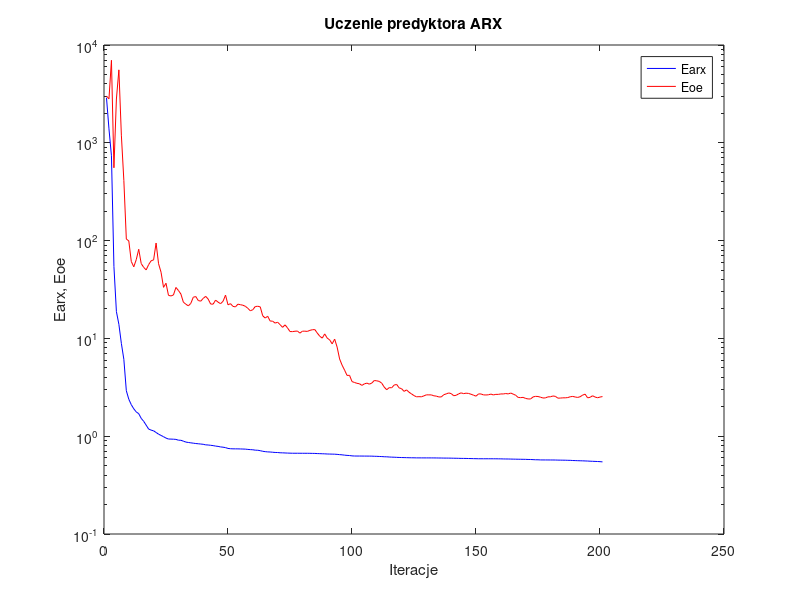
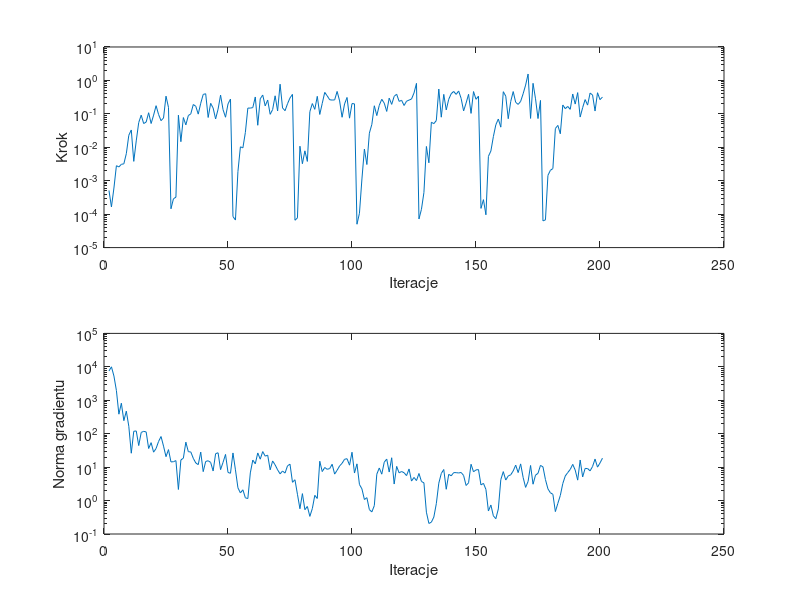

The MATLAB script that drew these images, in order:
%uczenie predyktora arx
clear all;
n=0; farx(n+1)=2.889639e+003; foe(n+1)=3.004063e+003; wspucz(n+1)=0.000000e+000; ng(n+1)=0.000000e+000;
%odnowa zmiennej metryki
n=1; farx(n+1)=1.388669e+003; foe(n+1)=2.816022e+003; krok(n+1)=5.109218e-004; ng(n+1)=7.538326e+003;
n=2; farx(n+1)=7.374460e+002; foe(n+1)=6.977505e+003; krok(n+1)=1.646626e-004; ng(n+1)=1.000735e+004;
n=3; farx(n+1)=5.433568e+001; foe(n+1)=5.554723e+002; krok(n+1)=6.037139e-004; ng(n+1)=5.314496e+003;
n=4; farx(n+1)=1.880107e+001; foe(n+1)=2.803468e+003; krok(n+1)=2.813867e-003; ng(n+1)=1.957368e+003;
n=5; farx(n+1)=1.392359e+001; foe(n+1)=5.570885e+003; krok(n+1)=2.583925e-003; ng(n+1)=3.834916e+002;
n=6; farx(n+1)=8.892933e+000; foe(n+1)=1.196798e+003; krok(n+1)=3.096185e-003; ng(n+1)=8.161785e+002;
n=7; farx(n+1)=6.111110e+000; foe(n+1)=4.127190e+002; krok(n+1)=3.204735e-003; ng(n+1)=2.455451e+002;
n=8; farx(n+1)=2.919233e+000; foe(n+1)=1.038764e+002; krok(n+1)=6.450159e-003; ng(n+1)=4.719478e+002;
n=9; farx(n+1)=2.386255e+000; foe(n+1)=9.919229e+001; krok(n+1)=2.284436e-002; ng(n+1)=1.667433e+002;
n=10; farx(n+1)=2.100438e+000; foe(n+1)=6.120309e+001; krok(n+1)=3.300845e-002; ng(n+1)=2.607170e+001;
n=11; farx(n+1)=1.906728e+000; foe(n+1)=5.392538e+001; krok(n+1)=3.792794e-003; ng(n+1)=1.181020e+002;
n=12; farx(n+1)=1.771938e+000; foe(n+1)=6.379598e+001; krok(n+1)=1.556427e-002; ng(n+1)=1.208719e+002;
n=13; farx(n+1)=1.699844e+000; foe(n+1)=8.154473e+001; krok(n+1)=5.507794e-002; ng(n+1)=4.417377e+001;
n=14; farx(n+1)=1.522823e+000; foe(n+1)=5.825545e+001; krok(n+1)=9.137743e-002; ng(n+1)=1.090819e+002;
n=15; farx(n+1)=1.419252e+000; foe(n+1)=5.326112e+001; krok(n+1)=5.127576e-002; ng(n+1)=1.176277e+002;
n=16; farx(n+1)=1.296865e+000; foe(n+1)=5.016428e+001; krok(n+1)=5.695205e-002; ng(n+1)=1.130645e+002;
n=17; farx(n+1)=1.182400e+000; foe(n+1)=5.683300e+001; krok(n+1)=1.080606e-001; ng(n+1)=3.606621e+001;
n=18; farx(n+1)=1.154266e+000; foe(n+1)=6.220310e+001; krok(n+1)=5.140248e-002; ng(n+1)=5.396763e+001;
n=19; farx(n+1)=1.134564e+000; foe(n+1)=6.346747e+001; krok(n+1)=9.137743e-002; ng(n+1)=2.802990e+001;
n=20; farx(n+1)=1.091710e+000; foe(n+1)=9.443101e+001; krok(n+1)=1.755320e-001; ng(n+1)=3.612881e+001;
n=21; farx(n+1)=1.049060e+000; foe(n+1)=5.800594e+001; krok(n+1)=9.595947e-002; ng(n+1)=5.855513e+001;
n=22; farx(n+1)=1.018565e+000; foe(n+1)=4.751299e+001; krok(n+1)=6.259203e-002; ng(n+1)=8.231707e+001;
n=23; farx(n+1)=9.883544e-001; foe(n+1)=3.327783e+001; krok(n+1)=7.514923e-002; ng(n+1)=4.253053e+001;
n=24; farx(n+1)=9.567606e-001; foe(n+1)=3.663500e+001; krok(n+1)=3.380830e-001; ng(n+1)=2.055882e+001;
n=25; farx(n+1)=9.356371e-001; foe(n+1)=2.755204e+001; krok(n+1)=1.559895e-001; ng(n+1)=3.342396e+001;
%odnowa zmiennej metryki
n=26; farx(n+1)=9.343185e-001; foe(n+1)=2.715695e+001; krok(n+1)=1.447867e-004; ng(n+1)=1.432326e+001;
n=27; farx(n+1)=9.317288e-001; foe(n+1)=2.780295e+001; krok(n+1)=2.878915e-004; ng(n+1)=1.451903e+001;
n=28; farx(n+1)=9.277964e-001; foe(n+1)=3.318208e+001; krok(n+1)=3.229906e-004; ng(n+1)=1.568507e+001;
n=29; farx(n+1)=9.105396e-001; foe(n+1)=3.092642e+001; krok(n+1)=9.118713e-002; ng(n+1)=2.147682e+000;
n=30; farx(n+1)=9.083588e-001; foe(n+1)=2.842941e+001; krok(n+1)=1.470844e-002; ng(n+1)=1.641586e+001;
n=31; farx(n+1)=8.902394e-001; foe(n+1)=2.347394e+001; krok(n+1)=7.753372e-002; ng(n+1)=1.851259e+001;
n=32; farx(n+1)=8.708264e-001; foe(n+1)=2.237753e+001; krok(n+1)=4.681906e-002; ng(n+1)=5.585929e+001;
n=33; farx(n+1)=8.629277e-001; foe(n+1)=2.151721e+001; krok(n+1)=8.877087e-002; ng(n+1)=2.896842e+001;
n=34; farx(n+1)=8.554772e-001; foe(n+1)=2.279675e+001; krok(n+1)=1.003743e-001; ng(n+1)=2.842614e+001;
n=35; farx(n+1)=8.487168e-001; foe(n+1)=2.636805e+001; krok(n+1)=1.902702e-001; ng(n+1)=1.837042e+001;
n=36; farx(n+1)=8.417290e-001; foe(n+1)=2.679533e+001; krok(n+1)=1.686145e-001; ng(n+1)=1.335401e+001;
n=37; farx(n+1)=8.370856e-001; foe(n+1)=2.440852e+001; krok(n+1)=9.809225e-002; ng(n+1)=1.186263e+001;
n=38; farx(n+1)=8.317189e-001; foe(n+1)=2.402344e+001; krok(n+1)=2.073757e-001; ng(n+1)=2.815146e+001;
n=39; farx(n+1)=8.265847e-001; foe(n+1)=2.564543e+001; krok(n+1)=3.806077e-001; ng(n+1)=7.339808e+000;
n=40; farx(n+1)=8.157392e-001; foe(n+1)=2.691428e+001; krok(n+1)=3.996341e-001; ng(n+1)=1.477671e+001;
n=41; farx(n+1)=8.130381e-001; foe(n+1)=2.525159e+001; krok(n+1)=7.791323e-002; ng(n+1)=1.551361e+001;
n=42; farx(n+1)=8.072365e-001; foe(n+1)=2.246266e+001; krok(n+1)=2.063035e-001; ng(n+1)=1.385365e+001;
n=43; farx(n+1)=8.014927e-001; foe(n+1)=2.239922e+001; krok(n+1)=1.497423e-001; ng(n+1)=7.668852e+000;
n=44; farx(n+1)=7.924060e-001; foe(n+1)=2.463713e+001; krok(n+1)=7.039776e-002; ng(n+1)=2.526400e+001;
n=45; farx(n+1)=7.866985e-001; foe(n+1)=2.347873e+001; krok(n+1)=1.380129e-001; ng(n+1)=2.687827e+001;
n=46; farx(n+1)=7.769047e-001; foe(n+1)=2.264857e+001; krok(n+1)=3.635836e-001; ng(n+1)=8.416922e+000;
n=47; farx(n+1)=7.721807e-001; foe(n+1)=2.395369e+001; krok(n+1)=1.336126e-001; ng(n+1)=1.386945e+001;
n=48; farx(n+1)=7.641922e-001; foe(n+1)=2.770798e+001; krok(n+1)=7.925954e-002; ng(n+1)=2.399579e+001;
n=49; farx(n+1)=7.498406e-001; foe(n+1)=2.205293e+001; krok(n+1)=1.981558e-001; ng(n+1)=6.943865e+000;
n=50; farx(n+1)=7.447849e-001; foe(n+1)=2.265568e+001; krok(n+1)=2.774171e-001; ng(n+1)=6.546559e+000;
%odnowa zmiennej metryki
n=51; farx(n+1)=7.427415e-001; foe(n+1)=2.126091e+001; krok(n+1)=8.509035e-005; ng(n+1)=2.658124e+001;
n=52; farx(n+1)=7.425090e-001; foe(n+1)=2.100563e+001; krok(n+1)=6.667236e-005; ng(n+1)=8.305487e+000;
n=53; farx(n+1)=7.420766e-001; foe(n+1)=2.239239e+001; krok(n+1)=1.876490e-003; ng(n+1)=2.409890e+000;
n=54; farx(n+1)=7.408521e-001; foe(n+1)=2.211141e+001; krok(n+1)=1.033570e-002; ng(n+1)=1.695252e+000;
n=55; farx(n+1)=7.392637e-001; foe(n+1)=2.183568e+001; krok(n+1)=9.613730e-003; ng(n+1)=2.098492e+000;
n=56; farx(n+1)=7.377046e-001; foe(n+1)=2.130083e+001; krok(n+1)=2.779047e-002; ng(n+1)=1.207434e+000;
n=57; farx(n+1)=7.326744e-001; foe(n+1)=2.030245e+001; krok(n+1)=1.489153e-001; ng(n+1)=1.148516e+000;
n=58; farx(n+1)=7.293787e-001; foe(n+1)=1.916039e+001; krok(n+1)=1.486329e-001; ng(n+1)=6.724618e+000;
n=59; farx(n+1)=7.267093e-001; foe(n+1)=1.965287e+001; krok(n+1)=1.538927e-001; ng(n+1)=1.626919e+001;
n=60; farx(n+1)=7.197991e-001; foe(n+1)=2.118187e+001; krok(n+1)=3.200292e-001; ng(n+1)=1.256497e+001;
n=61; farx(n+1)=7.183014e-001; foe(n+1)=2.132064e+001; krok(n+1)=4.559356e-002; ng(n+1)=2.656778e+001;
n=62; farx(n+1)=7.112872e-001; foe(n+1)=2.100633e+001; krok(n+1)=2.828655e-001; ng(n+1)=1.728558e+001;
n=63; farx(n+1)=7.010103e-001; foe(n+1)=1.702526e+001; krok(n+1)=3.655097e-001; ng(n+1)=2.918173e+001;
n=64; farx(n+1)=6.953352e-001; foe(n+1)=1.615017e+001; krok(n+1)=1.732520e-001; ng(n+1)=2.131145e+001;
n=65; farx(n+1)=6.911677e-001; foe(n+1)=1.684760e+001; krok(n+1)=2.587256e-001; ng(n+1)=2.282669e+001;
n=66; farx(n+1)=6.894388e-001; foe(n+1)=1.504510e+001; krok(n+1)=9.676700e-002; ng(n+1)=8.292160e+000;
n=67; farx(n+1)=6.853775e-001; foe(n+1)=1.500562e+001; krok(n+1)=1.347359e-001; ng(n+1)=1.531967e+001;
n=68; farx(n+1)=6.820489e-001; foe(n+1)=1.432987e+001; krok(n+1)=3.465039e-001; ng(n+1)=1.169678e+001;
n=69; farx(n+1)=6.810938e-001; foe(n+1)=1.464271e+001; krok(n+1)=1.220211e-001; ng(n+1)=8.311397e+000;
n=70; farx(n+1)=6.769636e-001; foe(n+1)=1.381967e+001; krok(n+1)=7.709580e-001; ng(n+1)=6.297437e+000;
n=71; farx(n+1)=6.759177e-001; foe(n+1)=1.297636e+001; krok(n+1)=1.500565e-001; ng(n+1)=7.650480e+000;
n=72; farx(n+1)=6.740526e-001; foe(n+1)=1.375539e+001; krok(n+1)=1.242765e-001; ng(n+1)=6.643371e+000;
n=73; farx(n+1)=6.721357e-001; foe(n+1)=1.281138e+001; krok(n+1)=2.006794e-001; ng(n+1)=1.096121e+001;
n=74; farx(n+1)=6.708603e-001; foe(n+1)=1.175183e+001; krok(n+1)=3.000122e-001; ng(n+1)=1.223791e+001;
n=75; farx(n+1)=6.695778e-001; foe(n+1)=1.173017e+001; krok(n+1)=3.819429e-001; ng(n+1)=3.519484e+000;
%odnowa zmiennej metryki
n=76; farx(n+1)=6.695377e-001; foe(n+1)=1.184223e+001; krok(n+1)=6.575810e-005; ng(n+1)=4.195419e+000;
n=77; farx(n+1)=6.695297e-001; foe(n+1)=1.188083e+001; krok(n+1)=7.737572e-005; ng(n+1)=1.542461e+000;
n=78; farx(n+1)=6.693530e-001; foe(n+1)=1.132153e+001; krok(n+1)=1.078150e-002; ng(n+1)=5.699025e-001;
n=79; farx(n+1)=6.689941e-001; foe(n+1)=1.185458e+001; krok(n+1)=3.225080e-003; ng(n+1)=1.613194e+000;
n=80; farx(n+1)=6.689194e-001; foe(n+1)=1.185498e+001; krok(n+1)=7.833534e-003; ng(n+1)=5.341910e-001;
n=81; farx(n+1)=6.688601e-001; foe(n+1)=1.179041e+001; krok(n+1)=3.778589e-003; ng(n+1)=6.662375e-001;
n=82; farx(n+1)=6.684184e-001; foe(n+1)=1.208256e+001; krok(n+1)=1.158784e-001; ng(n+1)=3.365802e-001;
n=83; farx(n+1)=6.672782e-001; foe(n+1)=1.226413e+001; krok(n+1)=2.031949e-001; ng(n+1)=5.754352e-001;
n=84; farx(n+1)=6.666740e-001; foe(n+1)=1.231598e+001; krok(n+1)=1.363489e-001; ng(n+1)=1.433331e+000;
n=85; farx(n+1)=6.644041e-001; foe(n+1)=1.134362e+001; krok(n+1)=3.340461e-001; ng(n+1)=1.156439e+000;
n=86; farx(n+1)=6.631806e-001; foe(n+1)=1.052779e+001; krok(n+1)=9.595947e-002; ng(n+1)=1.500647e+001;
n=87; farx(n+1)=6.615697e-001; foe(n+1)=1.006483e+001; krok(n+1)=2.054358e-001; ng(n+1)=7.363067e+000;
n=88; farx(n+1)=6.602486e-001; foe(n+1)=1.111619e+001; krok(n+1)=4.386596e-001; ng(n+1)=9.755599e+000;
n=89; farx(n+1)=6.578495e-001; foe(n+1)=1.007605e+001; krok(n+1)=3.456460e-001; ng(n+1)=8.611451e+000;
n=90; farx(n+1)=6.568222e-001; foe(n+1)=9.651622e+000; krok(n+1)=2.640676e-001; ng(n+1)=9.068827e+000;
n=91; farx(n+1)=6.557258e-001; foe(n+1)=8.794536e+000; krok(n+1)=2.583432e-001; ng(n+1)=1.218466e+001;
n=92; farx(n+1)=6.548206e-001; foe(n+1)=9.834409e+000; krok(n+1)=2.613267e-001; ng(n+1)=6.186628e+000;
n=93; farx(n+1)=6.519591e-001; foe(n+1)=8.148606e+000; krok(n+1)=4.686024e-001; ng(n+1)=8.060088e+000;
n=94; farx(n+1)=6.480100e-001; foe(n+1)=6.167056e+000; krok(n+1)=2.443912e-001; ng(n+1)=1.085630e+001;
n=95; farx(n+1)=6.451331e-001; foe(n+1)=5.328759e+000; krok(n+1)=7.911391e-002; ng(n+1)=1.303806e+001;
n=96; farx(n+1)=6.400981e-001; foe(n+1)=4.741053e+000; krok(n+1)=1.981558e-001; ng(n+1)=1.717984e+001;
n=97; farx(n+1)=6.365771e-001; foe(n+1)=4.182088e+000; krok(n+1)=3.091610e-001; ng(n+1)=1.785999e+001;
n=98; farx(n+1)=6.344378e-001; foe(n+1)=4.194708e+000; krok(n+1)=7.431643e-002; ng(n+1)=1.145239e+001;
n=99; farx(n+1)=6.293265e-001; foe(n+1)=3.618566e+000; krok(n+1)=2.031949e-001; ng(n+1)=2.788147e+001;
n=100; farx(n+1)=6.273060e-001; foe(n+1)=3.543273e+000; krok(n+1)=1.992696e-001; ng(n+1)=6.663722e+000;
%odnowa zmiennej metryki
n=101; farx(n+1)=6.269379e-001; foe(n+1)=3.472801e+000; krok(n+1)=5.000710e-005; ng(n+1)=1.253883e+001;
n=102; farx(n+1)=6.268749e-001; foe(n+1)=3.438626e+000; krok(n+1)=1.062537e-004; ng(n+1)=3.033895e+000;
n=103; farx(n+1)=6.266812e-001; foe(n+1)=3.308608e+000; krok(n+1)=1.127391e-003; ng(n+1)=2.241065e+000;
n=104; farx(n+1)=6.262417e-001; foe(n+1)=3.429973e+000; krok(n+1)=8.855578e-003; ng(n+1)=1.074909e+000;
n=105; farx(n+1)=6.260596e-001; foe(n+1)=3.491197e+000; krok(n+1)=3.050294e-003; ng(n+1)=1.223170e+000;
n=106; farx(n+1)=6.257475e-001; foe(n+1)=3.404971e+000; krok(n+1)=2.643052e-002; ng(n+1)=5.368332e-001;
n=107; farx(n+1)=6.254129e-001; foe(n+1)=3.500464e+000; krok(n+1)=4.838350e-002; ng(n+1)=4.577286e-001;
n=108; farx(n+1)=6.234653e-001; foe(n+1)=3.711714e+000; krok(n+1)=1.746541e-001; ng(n+1)=7.074164e-001;
n=109; farx(n+1)=6.226121e-001; foe(n+1)=3.682742e+000; krok(n+1)=8.877087e-002; ng(n+1)=6.151179e+000;
n=110; farx(n+1)=6.207404e-001; foe(n+1)=3.634682e+000; krok(n+1)=1.803622e-001; ng(n+1)=9.431546e+000;
n=111; farx(n+1)=6.192607e-001; foe(n+1)=3.480432e+000; krok(n+1)=2.726979e-001; ng(n+1)=6.160965e+000;
n=112; farx(n+1)=6.165174e-001; foe(n+1)=3.177560e+000; krok(n+1)=2.093785e-001; ng(n+1)=1.404469e+001;
n=113; farx(n+1)=6.155483e-001; foe(n+1)=2.986741e+000; krok(n+1)=1.181740e-001; ng(n+1)=1.739450e+001;
n=114; farx(n+1)=6.128608e-001; foe(n+1)=3.137338e+000; krok(n+1)=2.953927e-001; ng(n+1)=7.138236e+000;
n=115; farx(n+1)=6.108513e-001; foe(n+1)=3.127583e+000; krok(n+1)=1.919189e-001; ng(n+1)=1.907419e+001;
n=116; farx(n+1)=6.097854e-001; foe(n+1)=3.334956e+000; krok(n+1)=3.337297e-001; ng(n+1)=3.125733e+000;
n=117; farx(n+1)=6.078400e-001; foe(n+1)=3.381618e+000; krok(n+1)=3.867248e-001; ng(n+1)=1.052631e+001;
n=118; farx(n+1)=6.063574e-001; foe(n+1)=3.120972e+000; krok(n+1)=2.363480e-001; ng(n+1)=6.756893e+000;
n=119; farx(n+1)=6.052362e-001; foe(n+1)=3.059229e+000; krok(n+1)=2.538306e-001; ng(n+1)=7.404836e+000;
n=120; farx(n+1)=6.043162e-001; foe(n+1)=2.872545e+000; krok(n+1)=1.778431e-001; ng(n+1)=6.791554e+000;
n=121; farx(n+1)=6.034574e-001; foe(n+1)=2.975501e+000; krok(n+1)=2.393567e-001; ng(n+1)=5.578036e+000;
n=122; farx(n+1)=6.023248e-001; foe(n+1)=2.815212e+000; krok(n+1)=2.577747e-001; ng(n+1)=8.812943e+000;
n=123; farx(n+1)=6.017929e-001; foe(n+1)=2.707133e+000; krok(n+1)=2.775732e-001; ng(n+1)=3.828439e+000;
n=124; farx(n+1)=6.013469e-001; foe(n+1)=2.602064e+000; krok(n+1)=4.213257e-001; ng(n+1)=4.914479e+000;
n=125; farx(n+1)=6.004289e-001; foe(n+1)=2.528323e+000; krok(n+1)=8.166569e-001; ng(n+1)=3.964644e+000;
%odnowa zmiennej metryki
n=126; farx(n+1)=6.003113e-001; foe(n+1)=2.537053e+000; krok(n+1)=7.184271e-005; ng(n+1)=6.460914e+000;
n=127; farx(n+1)=6.002476e-001; foe(n+1)=2.529072e+000; krok(n+1)=1.395032e-004; ng(n+1)=3.729291e+000;
n=128; farx(n+1)=6.000729e-001; foe(n+1)=2.586460e+000; krok(n+1)=4.449379e-004; ng(n+1)=3.385787e+000;
n=129; farx(n+1)=5.999888e-001; foe(n+1)=2.648395e+000; krok(n+1)=1.058808e-002; ng(n+1)=4.492480e-001;
n=130; farx(n+1)=5.999837e-001; foe(n+1)=2.646401e+000; krok(n+1)=3.437609e-003; ng(n+1)=2.070424e-001;
n=131; farx(n+1)=5.998756e-001; foe(n+1)=2.644528e+000; krok(n+1)=5.625683e-002; ng(n+1)=2.257038e-001;
n=132; farx(n+1)=5.996712e-001; foe(n+1)=2.588945e+000; krok(n+1)=5.097164e-002; ng(n+1)=3.217189e-001;
n=133; farx(n+1)=5.992685e-001; foe(n+1)=2.569332e+000; krok(n+1)=6.306675e-002; ng(n+1)=8.089039e-001;
n=134; farx(n+1)=5.985894e-001; foe(n+1)=2.519962e+000; krok(n+1)=5.520515e-001; ng(n+1)=3.314213e+000;
n=135; farx(n+1)=5.984049e-001; foe(n+1)=2.522118e+000; krok(n+1)=7.951813e-002; ng(n+1)=6.459168e+000;
n=136; farx(n+1)=5.974458e-001; foe(n+1)=2.655803e+000; krok(n+1)=3.827775e-001; ng(n+1)=8.497720e+000;
n=137; farx(n+1)=5.973008e-001; foe(n+1)=2.708542e+000; krok(n+1)=1.310933e-001; ng(n+1)=2.177027e+000;
n=138; farx(n+1)=5.969652e-001; foe(n+1)=2.768244e+000; krok(n+1)=2.730638e-001; ng(n+1)=6.092183e+000;
n=139; farx(n+1)=5.964252e-001; foe(n+1)=2.726380e+000; krok(n+1)=4.003122e-001; ng(n+1)=5.501869e+000;
n=140; farx(n+1)=5.954926e-001; foe(n+1)=2.594200e+000; krok(n+1)=4.686024e-001; ng(n+1)=6.852845e+000;
n=141; farx(n+1)=5.949735e-001; foe(n+1)=2.619960e+000; krok(n+1)=3.819012e-001; ng(n+1)=6.844642e+000;
n=142; farx(n+1)=5.940584e-001; foe(n+1)=2.709400e+000; krok(n+1)=4.837349e-001; ng(n+1)=6.687570e+000;
n=143; farx(n+1)=5.932005e-001; foe(n+1)=2.775218e+000; krok(n+1)=2.905057e-001; ng(n+1)=6.921953e+000;
n=144; farx(n+1)=5.927778e-001; foe(n+1)=2.724343e+000; krok(n+1)=1.226008e-001; ng(n+1)=5.628262e+000;
n=145; farx(n+1)=5.924352e-001; foe(n+1)=2.754899e+000; krok(n+1)=2.093785e-001; ng(n+1)=2.823888e+000;
n=146; farx(n+1)=5.912657e-001; foe(n+1)=2.736355e+000; krok(n+1)=3.839848e-001; ng(n+1)=3.397997e+000;
n=147; farx(n+1)=5.906303e-001; foe(n+1)=2.685378e+000; krok(n+1)=1.032026e-001; ng(n+1)=1.218237e+001;
n=148; farx(n+1)=5.896471e-001; foe(n+1)=2.627572e+000; krok(n+1)=4.641165e-001; ng(n+1)=7.250301e+000;
n=149; farx(n+1)=5.890579e-001; foe(n+1)=2.566690e+000; krok(n+1)=2.725909e-001; ng(n+1)=8.264273e+000;
n=150; farx(n+1)=5.881225e-001; foe(n+1)=2.705260e+000; krok(n+1)=3.380830e-001; ng(n+1)=8.442272e+000;
%odnowa zmiennej metryki
n=151; farx(n+1)=5.880837e-001; foe(n+1)=2.704960e+000; krok(n+1)=1.487962e-004; ng(n+1)=2.932530e+000;
n=152; farx(n+1)=5.879614e-001; foe(n+1)=2.645413e+000; krok(n+1)=2.716429e-004; ng(n+1)=3.277982e+000;
n=153; farx(n+1)=5.879470e-001; foe(n+1)=2.639923e+000; krok(n+1)=9.579321e-005; ng(n+1)=2.155341e+000;
n=154; farx(n+1)=5.879025e-001; foe(n+1)=2.650765e+000; krok(n+1)=5.346341e-003; ng(n+1)=4.879812e-001;
n=155; farx(n+1)=5.877755e-001; foe(n+1)=2.696180e+000; krok(n+1)=7.740832e-003; ng(n+1)=7.357669e-001;
n=156; farx(n+1)=5.876987e-001; foe(n+1)=2.643024e+000; krok(n+1)=2.083339e-002; ng(n+1)=3.493509e-001;
n=157; farx(n+1)=5.875815e-001; foe(n+1)=2.677577e+000; krok(n+1)=4.725510e-002; ng(n+1)=2.866455e-001;
n=158; farx(n+1)=5.869662e-001; foe(n+1)=2.676343e+000; krok(n+1)=7.000904e-002; ng(n+1)=5.625113e-001;
n=159; farx(n+1)=5.866587e-001; foe(n+1)=2.705374e+000; krok(n+1)=4.002904e-002; ng(n+1)=4.214249e+000;
n=160; farx(n+1)=5.855196e-001; foe(n+1)=2.703501e+000; krok(n+1)=4.602673e-001; ng(n+1)=7.344185e+000;
n=161; farx(n+1)=5.849448e-001; foe(n+1)=2.731126e+000; krok(n+1)=3.381117e-001; ng(n+1)=4.106229e+000;
n=162; farx(n+1)=5.846679e-001; foe(n+1)=2.706518e+000; krok(n+1)=7.165516e-002; ng(n+1)=5.458871e+000;
n=163; farx(n+1)=5.837705e-001; foe(n+1)=2.762004e+000; krok(n+1)=2.349459e-001; ng(n+1)=5.890568e+000;
n=164; farx(n+1)=5.828606e-001; foe(n+1)=2.694241e+000; krok(n+1)=4.641165e-001; ng(n+1)=7.705641e+000;
n=165; farx(n+1)=5.822260e-001; foe(n+1)=2.621514e+000; krok(n+1)=2.210542e-001; ng(n+1)=1.148360e+001;
n=166; farx(n+1)=5.814579e-001; foe(n+1)=2.491411e+000; krok(n+1)=1.919189e-001; ng(n+1)=6.871148e+000;
n=167; farx(n+1)=5.809279e-001; foe(n+1)=2.479031e+000; krok(n+1)=2.363480e-001; ng(n+1)=1.249700e+001;
n=168; farx(n+1)=5.803562e-001; foe(n+1)=2.495148e+000; krok(n+1)=3.985391e-001; ng(n+1)=4.926453e+000;
n=169; farx(n+1)=5.798158e-001; foe(n+1)=2.434077e+000; krok(n+1)=7.228765e-001; ng(n+1)=2.478102e+000;
n=170; farx(n+1)=5.782662e-001; foe(n+1)=2.404552e+000; krok(n+1)=1.554622e+000; ng(n+1)=3.731452e+000;
n=171; farx(n+1)=5.779354e-001; foe(n+1)=2.401710e+000; krok(n+1)=7.302728e-002; ng(n+1)=1.121520e+001;
n=172; farx(n+1)=5.761595e-001; foe(n+1)=2.520538e+000; krok(n+1)=8.195779e-001; ng(n+1)=3.086648e+000;
n=173; farx(n+1)=5.743211e-001; foe(n+1)=2.555111e+000; krok(n+1)=2.818076e-001; ng(n+1)=5.756808e+000;
n=174; farx(n+1)=5.741076e-001; foe(n+1)=2.546704e+000; krok(n+1)=7.233428e-002; ng(n+1)=6.529963e+000;
n=175; farx(n+1)=5.721765e-001; foe(n+1)=2.505054e+000; krok(n+1)=2.522954e-001; ng(n+1)=1.129893e+001;
%odnowa zmiennej metryki
n=176; farx(n+1)=5.718777e-001; foe(n+1)=2.457748e+000; krok(n+1)=6.293327e-005; ng(n+1)=1.016437e+001;
n=177; farx(n+1)=5.718411e-001; foe(n+1)=2.464409e+000; krok(n+1)=6.738910e-005; ng(n+1)=4.251116e+000;
n=178; farx(n+1)=5.715957e-001; foe(n+1)=2.525730e+000; krok(n+1)=1.442683e-003; ng(n+1)=2.242347e+000;
n=179; farx(n+1)=5.714090e-001; foe(n+1)=2.528843e+000; krok(n+1)=2.050616e-003; ng(n+1)=1.706987e+000;
n=180; farx(n+1)=5.712236e-001; foe(n+1)=2.577521e+000; krok(n+1)=2.307756e-003; ng(n+1)=1.540312e+000;
n=181; farx(n+1)=5.708654e-001; foe(n+1)=2.555866e+000; krok(n+1)=3.638604e-002; ng(n+1)=4.678132e-001;
n=182; farx(n+1)=5.696935e-001; foe(n+1)=2.450066e+000; krok(n+1)=4.517978e-002; ng(n+1)=8.236148e-001;
n=183; farx(n+1)=5.692944e-001; foe(n+1)=2.453957e+000; krok(n+1)=2.539936e-002; ng(n+1)=1.422991e+000;
n=184; farx(n+1)=5.685810e-001; foe(n+1)=2.468203e+000; krok(n+1)=1.845727e-001; ng(n+1)=3.235705e+000;
n=185; farx(n+1)=5.682784e-001; foe(n+1)=2.468288e+000; krok(n+1)=1.428513e-001; ng(n+1)=5.440420e+000;
n=186; farx(n+1)=5.669819e-001; foe(n+1)=2.483096e+000; krok(n+1)=1.668612e-001; ng(n+1)=6.887303e+000;
n=187; farx(n+1)=5.664783e-001; foe(n+1)=2.531550e+000; krok(n+1)=1.365319e-001; ng(n+1)=8.539673e+000;
n=188; farx(n+1)=5.642291e-001; foe(n+1)=2.552123e+000; krok(n+1)=3.923690e-001; ng(n+1)=1.210948e+001;
n=189; farx(n+1)=5.632298e-001; foe(n+1)=2.516970e+000; krok(n+1)=1.961845e-001; ng(n+1)=8.165123e+000;
n=190; farx(n+1)=5.618869e-001; foe(n+1)=2.491692e+000; krok(n+1)=4.321320e-001; ng(n+1)=4.085917e+000;
n=191; farx(n+1)=5.608619e-001; foe(n+1)=2.533690e+000; krok(n+1)=8.033198e-002; ng(n+1)=1.631724e+001;
n=192; farx(n+1)=5.600169e-001; foe(n+1)=2.632158e+000; krok(n+1)=1.532184e-001; ng(n+1)=5.083205e+000;
n=193; farx(n+1)=5.585732e-001; foe(n+1)=2.690885e+000; krok(n+1)=2.672252e-001; ng(n+1)=9.141265e+000;
n=194; farx(n+1)=5.572237e-001; foe(n+1)=2.467480e+000; krok(n+1)=1.827549e-001; ng(n+1)=9.078877e+000;
n=195; farx(n+1)=5.552622e-001; foe(n+1)=2.498243e+000; krok(n+1)=4.188592e-001; ng(n+1)=7.732228e+000;
n=196; farx(n+1)=5.537963e-001; foe(n+1)=2.590987e+000; krok(n+1)=3.655097e-001; ng(n+1)=1.046549e+001;
n=197; farx(n+1)=5.525301e-001; foe(n+1)=2.516198e+000; krok(n+1)=1.216335e-001; ng(n+1)=1.744225e+001;
n=198; farx(n+1)=5.511074e-001; foe(n+1)=2.471627e+000; krok(n+1)=4.288049e-001; ng(n+1)=9.996490e+000;
n=199; farx(n+1)=5.493576e-001; foe(n+1)=2.513278e+000; krok(n+1)=2.663672e-001; ng(n+1)=1.333704e+001;
n=200; farx(n+1)=5.463810e-001; foe(n+1)=2.541937e+000; krok(n+1)=3.174758e-001; ng(n+1)=1.853981e+001;

figure; semilogy(farx,'b'); hold on; semilogy(foe,'r'); xlabel('Iteracje'); ylabel('Earx, Eoe'); legend('Earx','Eoe'); title('Uczenie predyktora ARX');
figure; subplot(2,1,1); semilogy(krok); xlabel('Iteracje'); ylabel('Krok');
subplot(2,1,2); semilogy(ng); xlabel('Iteracje'); ylabel('Norma gradientu');
Earx=farx(n+1)
Eoe=foe(n+1)
